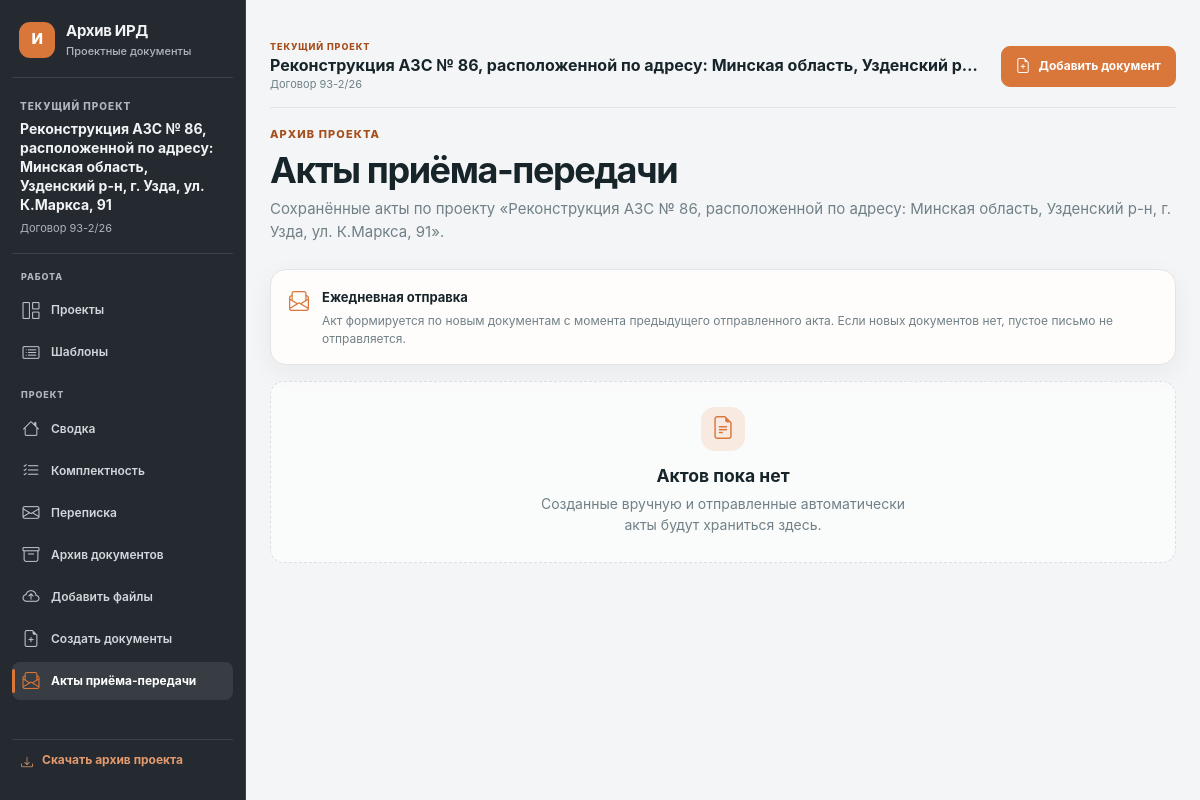
/objects/6/acts, run on the app's committed database.
### tables this page shows
CREATE TABLE objects (
    id INTEGER PRIMARY KEY AUTOINCREMENT,
    contract_number TEXT NOT NULL,
    name TEXT NOT NULL,
    created_at TEXT NOT NULL DEFAULT CURRENT_TIMESTAMP
, template_id INTEGER, archived_at TEXT, customer TEXT NOT NULL DEFAULT '');

### app/web/routes.py (the view)
@bp.get("/objects/<int:object_id>/acts")
def project_acts(object_id: int):
    project = ObjectRepository().get(object_id)
    if project is None or project["archived_at"]:
        abort(404)
    return render_template(
        "project_acts.html",
        project=project,
        acts=HandoverActRepository().list_by_object(object_id),
        mail_configured=bool(
            current_app.config["MAIL_USERNAME"]
            and current_app.config["MAIL_APP_PASSWORD"]
        ),
    )

### app/database.py (called while the page is built)
def get_db() -> sqlite3.Connection:
    if "db" not in g:
        g.db = sqlite3.connect(current_app.config["DATABASE_PATH"])
        g.db.row_factory = sqlite3.Row
        g.db.execute("PRAGMA foreign_keys = ON")
    return g.db

### app/repositories.py (called while the page is built)
    def get(self, object_id: int) -> Row | None:
        return get_db().execute(
            "SELECT * FROM objects WHERE id = ?", (object_id,)
        ).fetchone()

    def list_by_object(self, object_id: int) -> list[Row]:
        return list(
            get_db().execute(
                "SELECT * FROM handover_acts WHERE object_id = ? ORDER BY period_end DESC, id DESC",
                (object_id,),
            )
        )

### app/templates/project_acts.html (shortened to what this page needs)
{% extends "base.html" %}
{% block content %}
<section class="page-heading">
    <p class="eyebrow">АРХИВ ПРОЕКТА</p>
    <h1>Акты приёма-передачи</h1>
    <p class="subheading">Сохранённые акты по проекту «{{ project.name }}».</p>
</section>
<section class="act-archive-note panel">
    <i class="bi bi-envelope-paper" aria-hidden="true"></i>
    <div>
        <strong>Ежедневная отправка</strong>
        <p>Акт формируется по новым документам с момента предыдущего отправленного акта. Если новых документов нет, пустое письмо не отправляется.</p>
    </div>
</section>
{% if acts %}
<section class="act-archive-list" aria-label="Список актов проекта">
    {% for act in acts %}
    <article class="handover-act-card panel">
        <div class="handover-act-info">
            <strong>Акт приёма-передачи ИРД</strong>
            <span>Период: {{ act.period_start }} — {{ act.period_end }} UTC</span>
            <small>Сохранён: {{ act.created_at }} UTC</small>
        </div>
        {% if act.source == 'manual' %}
            <span class="act-state act-state-manual">Создан вручную</span>
        {% elif act.sent_at %}
            <span class="act-state act-state-sent">Отправлен · {{ act.sent_at }} UTC</span>
        {% elif not mail_configured %}
            <span class="act-state act-state-pending">Ожидает настройки почты</span>
        {% elif act.email_error %}
            <span class="act-state act-state-pending">Не отправлен · будет повторная попытка</span>
        {% else %}
            <span class="act-state act-state-pending">Ожидает отправки</span>
        {% endif %}
        <a class="secondary-button" href="{{ url_for('web.download_handover_act', object_id=project.id, act_id=act.id) }}"><i class="bi bi-download" aria-hidden="true"></i> Скачать акт</a>
    </article>
    {% endfor %}
</section>
{% else %}
<div class="empty-state compact-empty">
    <span class="empty-icon"><i class="bi bi-file-earmark-text" aria-hidden="true"></i></span>
    <h3>Актов пока нет</h3>
    <p>Созданные вручную и отправленные автоматически акты будут храниться здесь.</p>
</div>
{% endif %}
{% endblock %}

### app/templates/base.html (shortened to what this page needs)
<!doctype html>
<html lang="ru">
<head>
    <link rel="stylesheet" href="{{ url_for('static', filename='styles.css', v='20261115-template-create-modal') }}">
    <link rel="stylesheet" href="https://cdn.jsdelivr.net/npm/bootstrap-icons@1.11.3/font/bootstrap-icons.min.css">
</head>
<body>
    {% set active_project = object if object is defined and object else (project if project is defined and project else none) %}
    <div class="app-layout">
        <aside class="project-sidebar app-sidebar" id="app-sidebar" aria-label="Главное меню">
            <a class="brand app-sidebar-brand" href="{{ url_for('web.index') }}"><span class="brand-mark">И</span><span>Архив ИРД<small>Проектные документы</small></span></a>
            {% if active_project %}
            <div class="project-sidebar-identity"><span class="eyebrow">ТЕКУЩИЙ ПРОЕКТ</span><strong>{{ active_project.name }}</strong><span class="project-sidebar-contract">Договор {{ active_project.contract_number }}</span></div>
            {% else %}
            <div class="project-sidebar-identity"><span class="eyebrow">РАБОЧЕЕ ПРОСТРАНСТВО</span><strong>Архив исходных данных</strong><span class="project-sidebar-contract">Проектные документы</span></div>
            {% endif %}
            <nav class="project-side-nav" aria-label="Разделы приложения">
                <div class="project-nav-group"><span class="project-nav-caption">РАБОТА</span><a class="project-nav-item" href="{{ url_for('web.index') }}"><i class="project-nav-icon bi bi-grid-1x2" aria-hidden="true"></i><span>Проекты</span></a><a class="project-nav-item" href="{{ url_for('web.manage_templates') }}"><i class="project-nav-icon bi bi-card-list" aria-hidden="true"></i><span>Шаблоны</span></a></div>
                {% if active_project %}
                <div class="project-nav-group"><span class="project-nav-caption">ПРОЕКТ</span>
                    {% if request.endpoint == 'web.object_workspace' %}
                    <button type="button" class="project-nav-item" data-workspace-tab="overview" aria-selected="false"><i class="project-nav-icon bi bi-house" aria-hidden="true"></i><span>Сводка</span></button>
                    <button type="button" class="project-nav-item" data-workspace-tab="checklist" aria-selected="false"><i class="project-nav-icon bi bi-list-check" aria-hidden="true"></i><span>Комплектность</span><small>{{ received_count }}/{{ checklist|length }}</small></button>
                    <button type="button" class="project-nav-item" data-workspace-tab="correspondence" aria-selected="false"><i class="project-nav-icon bi bi-envelope" aria-hidden="true"></i><span>Переписка</span><small>{{ correspondence|default([])|length }}</small></button>
                    <button type="button" class="project-nav-item" data-workspace-tab="documents" aria-selected="false"><i class="project-nav-icon bi bi-archive" aria-hidden="true"></i><span>Архив документов</span><small>{{ documents|length }}</small></button>
                    <button type="button" class="project-nav-item" data-workspace-tab="upload" aria-selected="false"><i class="project-nav-icon bi bi-cloud-arrow-up" aria-hidden="true"></i><span>Добавить файлы</span></button>
                    <button type="button" class="project-nav-item" data-workspace-tab="tools" aria-selected="false"><i class="project-nav-icon bi bi-file-earmark-plus" aria-hidden="true"></i><span>Создать документы</span></button>
                    <a class="project-nav-item" href="{{ url_for('web.project_acts', object_id=active_project.id) }}"><i class="project-nav-icon bi bi-envelope-paper" aria-hidden="true"></i><span>Акты приёма-передачи</span></a>
                    {% if archived_documents %}<button type="button" class="project-nav-item" data-workspace-tab="removed" aria-selected="false"><i class="project-nav-icon bi bi-clock-history" aria-hidden="true"></i><span>Убранные документы</span><small>{{ archived_documents|length }}</small></button>{% endif %}
                    {% else %}
                    <a class="project-nav-item" href="{{ url_for('web.object_workspace', object_id=active_project.id, tab='overview') }}"><i class="project-nav-icon bi bi-house" aria-hidden="true"></i><span>Сводка</span></a>
                    <a class="project-nav-item" href="{{ url_for('web.object_workspace', object_id=active_project.id, tab='checklist') }}"><i class="project-nav-icon bi bi-list-check" aria-hidden="true"></i><span>Комплектность</span></a>
                    <a class="project-nav-item" href="{{ url_for('web.object_workspace', object_id=active_project.id, tab='correspondence') }}"><i class="project-nav-icon bi bi-envelope" aria-hidden="true"></i><span>Переписка</span></a>
                    <a class="project-nav-item" href="{{ url_for('web.object_workspace', object_id=active_project.id, tab='documents') }}"><i class="project-nav-icon bi bi-archive" aria-hidden="true"></i><span>Архив документов</span></a>
                    <a class="project-nav-item" href="{{ url_for('web.object_workspace', object_id=active_project.id, tab='upload') }}"><i class="project-nav-icon bi bi-cloud-arrow-up" aria-hidden="true"></i><span>Добавить файлы</span></a>
                    <a class="project-nav-item" href="{{ url_for('web.object_workspace', object_id=active_project.id, tab='tools') }}"><i class="project-nav-icon bi bi-file-earmark-plus" aria-hidden="true"></i><span>Создать документы</span></a>
                    <a class="project-nav-item{% if request.endpoint in ['web.project_acts', 'web.download_handover_act'] %} is-active{% endif %}" href="{{ url_for('web.project_acts', object_id=active_project.id) }}"{% if request.endpoint in ['web.project_acts', 'web.download_handover_act'] %} aria-current="page"{% endif %}><i class="project-nav-icon bi bi-envelope-paper" aria-hidden="true"></i><span>Акты приёма-передачи</span></a>
                    {% endif %}
                </div>
                {% endif %}
            </nav>
            {% if active_project %}<a class="project-sidebar-download" href="{{ url_for('web.export_object', object_id=active_project.id) }}"><i class="bi bi-download" aria-hidden="true"></i><span>Скачать архив проекта</span></a>{% endif %}
        </aside>
        <main class="page app-main">
            {% if active_project %}<header class="project-topbar"><div class="project-topbar-context"><span class="eyebrow">ТЕКУЩИЙ ПРОЕКТ</span><strong>{{ active_project.name }}</strong><small>Договор {{ active_project.contract_number }}</small></div><a class="project-topbar-add" href="{{ url_for('web.object_workspace', object_id=active_project.id, tab='upload') }}"><i class="bi bi-file-earmark-plus" aria-hidden="true"></i><span>Добавить документ</span></a></header>{% endif %}
            {% block content %}{% endblock %}
        </main>
    </div>
</body>
</html>

### data on the page
objects: name "Реконструкция АЗС № 86, расположенной по адресу: Минская область, Узденский р-н, г. Узда, ул. К.Маркса, 91", contract_number "93-2/26", name "Реконструкция АЗС № 86, расположенной по адресу: Минская область, Узденский р…"
